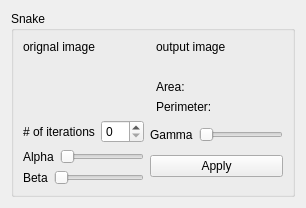
          <widget class="QWidget" name="snake">
           <attribute name="title">
            <string>Snake</string>
           </attribute>
           <layout class="QGridLayout" name="gridLayout_18">
            <item row="0" column="0">
             <widget class="QGroupBox" name="groupBox_snake">
              <property name="title">
               <string>Snake</string>
              </property>
              <layout class="QGridLayout" name="gridLayout_19">
               <item row="0" column="0">
                <layout class="QVBoxLayout" name="verticalLayout_20">
                 <item>
                  <layout class="QHBoxLayout" name="horizontalLayout_31">
                   <item>
                    <layout class="QHBoxLayout" name="horizontalLayout_25">
                     <item>
                      <layout class="QVBoxLayout" name="verticalLayout_21">
                       <item>
                        <widget class="QLabel" name="label_org_snake">
                         <property name="sizePolicy">
                          <sizepolicy hsizetype="Preferred" vsizetype="Fixed">
                           <horstretch>0</horstretch>
                           <verstretch>0</verstretch>
                          </sizepolicy>
                         </property>
                         <property name="text">
                          <string>orignal image</string>
                         </property>
                        </widget>
                       </item>
                       <item>
                        <widget class="QLabel" name="orig_img_snake">
                         <property name="text">
                          <string/>
                         </property>
                        </widget>
                       </item>
                      </layout>
                     </item>
                    </layout>
                   </item>
                   <item>
                    <layout class="QVBoxLayout" name="verticalLayout_13" stretch="0,1,0,0">
                     <item>
                      <widget class="QLabel" name="label_out_snake">
                       <property name="sizePolicy">
                        <sizepolicy hsizetype="Preferred" vsizetype="Fixed">
                         <horstretch>0</horstretch>
                         <verstretch>0</verstretch>
                        </sizepolicy>
                       </property>
                       <property name="text">
                        <string>output image</string>
                       </property>
                      </widget>
                     </item>
                     <item>
                      <widget class="QLabel" name="out_img__snake">
                       <property name="text">
                        <string/>
                       </property>
                      </widget>
                     </item>
                     <item>
                      <layout class="QHBoxLayout" name="horizontalLayout_29">
                       <item>
                        <widget class="QLabel" name="label_11">
                         <property name="text">
                          <string>Area:</string>
                         </property>
                        </widget>
                       </item>
                       <item>
                        <widget class="QLabel" name="label_12">
                         <property name="text">
                          <string/>
                         </property>
                        </widget>
                       </item>
                      </layout>
                     </item>
                     <item>
                      <layout class="QHBoxLayout" name="horizontalLayout_30">
                       <item>
                        <widget class="QLabel" name="label_19">
                         <property name="text">
                          <string>Perimeter:</string>
                         </property>
                        </widget>
                       </item>
                       <item>
                        <widget class="QLabel" name="label_20">
                         <property name="text">
                          <string/>
                         </property>
                        </widget>
                       </item>
                      </layout>
                     </item>
                    </layout>
                   </item>
                  </layout>
                 </item>
                 <item>
                  <layout class="QHBoxLayout" name="horizontalLayout_26">
                   <item>
                    <layout class="QVBoxLayout" name="verticalLayout_23">
                     <item>
                      <layout class="QHBoxLayout" name="horizontalLayout_27">
                       <item>
                        <widget class="QLabel" name="label_num_snake">
                         <property name="text">
                          <string># of iterations</string>
                         </property>
                        </widget>
                       </item>
                       <item>
                        <widget class="QSpinBox" name="spinBox_snake"/>
                       </item>
                      </layout>
                     </item>
                     <item>
                      <layout class="QHBoxLayout" name="horizontalLayout_28">
                       <item>
                        <widget class="QLabel" name="label_alpha">
                         <property name="text">
                          <string>Alpha</string>
                         </property>
                        </widget>
                       </item>
                       <item>
                        <widget class="QSlider" name="alpha_Slider">
                         <property name="orientation">
                          <enum>Qt::Horizontal</enum>
                         </property>
                        </widget>
                       </item>
                      </layout>
                     </item>
                     <item>
                      <layout class="QHBoxLayout" name="horizontalLayout_32">
                       <item>
                        <widget class="QLabel" name="label_beta">
                         <property name="text">
                          <string>Beta</string>
                         </property>
                        </widget>
                       </item>
                       <item>
                        <widget class="QSlider" name="beta_Slider">
                         <property name="orientation">
                          <enum>Qt::Horizontal</enum>
                         </property>
                        </widget>
                       </item>
                      </layout>
                     </item>
                    </layout>
                   </item>
                   <item>
                    <layout class="QVBoxLayout" name="verticalLayout_24">
                     <item>
                      <layout class="QHBoxLayout" name="horizontalLayout_33">
                       <item>
                        <widget class="QLabel" name="label_gama">
                         <property name="text">
                          <string>Gamma</string>
                         </property>
                        </widget>
                       </item>
                       <item>
                        <widget class="QSlider" name="gamma_Slider">
                         <property name="orientation">
                          <enum>Qt::Horizontal</enum>
                         </property>
                        </widget>
                       </item>
                      </layout>
                     </item>
                     <item>
                      <layout class="QHBoxLayout" name="horizontalLayout_34">
                       <item>
                        <widget class="QPushButton" name="apply_snake">
                         <property name="text">
                          <string>Apply</string>
                         </property>
                        </widget>
                       </item>
                      </layout>
                     </item>
                    </layout>
                   </item>
                  </layout>
                 </item>
                </layout>
               </item>
              </layout>
             </widget>
            </item>
           </layout>
          </widget>
